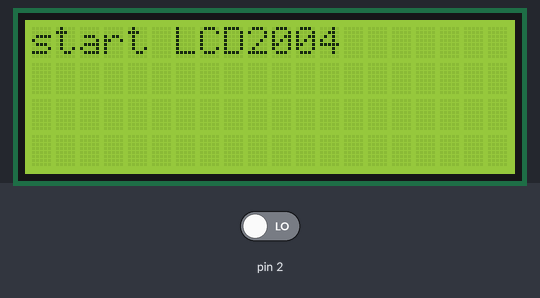
The sketch below on a simulated Arduino Uno, built with avr-gcc and run on an emulated ATmega328P. Shown: 20×4 character LCD. Inputs (shaded band) come from the test bench; at power-on: pin 2 LOW.

Above: at 0.1 s.
At 2.2 s:
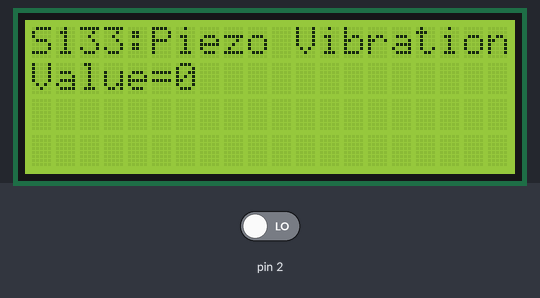
2.3 s: pin 2 driven HIGH
At 3.7 s:
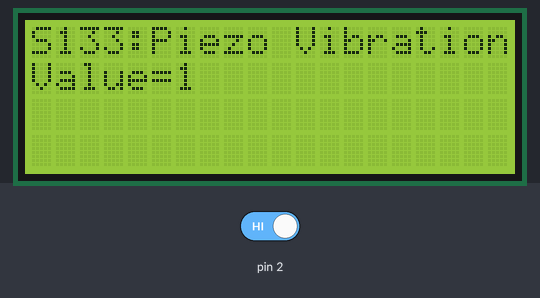
Timing chart, 0 to 5.3 s (numbered marks = the images above; inputs shaded):
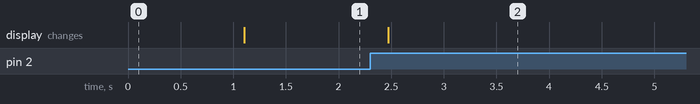

The sketch:

basic_test.ino
```cpp
/* Ceramic Piezo Vibration Sensor [S133] : http://rdiot.tistory.com/91 [RDIoT Demo] */

#include <Wire.h>
#include <LiquidCrystal_I2C.h>

LiquidCrystal_I2C lcd(0x27,20,4);  // LCD2004

void setup()
{
  lcd.init();  // initialize the lcd
  lcd.backlight();
  lcd.print("start LCD2004");

  pinMode(2, INPUT);

  delay(1000);

  lcd.clear();
}

void loop()
{

  lcd.setCursor(0,0);
  lcd.print("S133:Piezo Vibration");

  lcd.setCursor(0,1);
  lcd.print("Value=" + (String)digitalRead(2) + " ");
  delay(200);

}
```

Measured:
- after the input at 2.3 s, the display: changes after 0.17 s (image 2)
